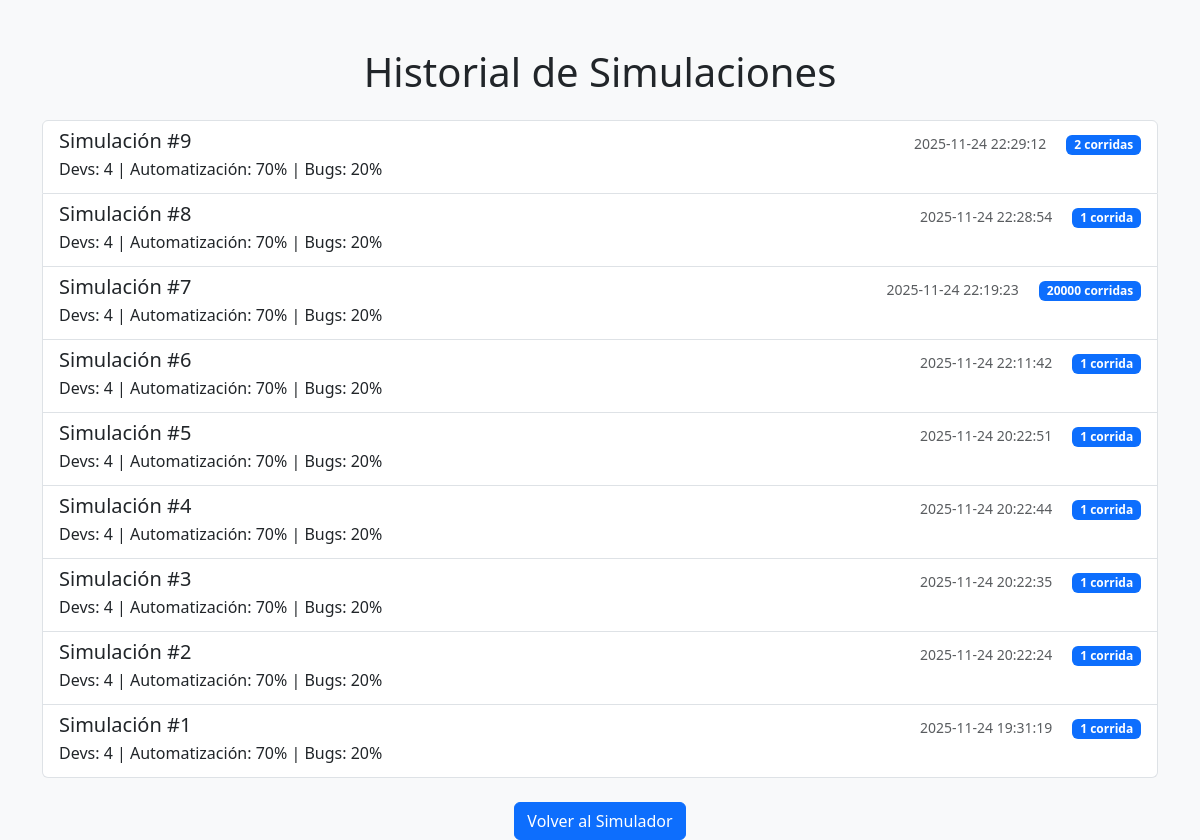
Before: /history with the older database file.
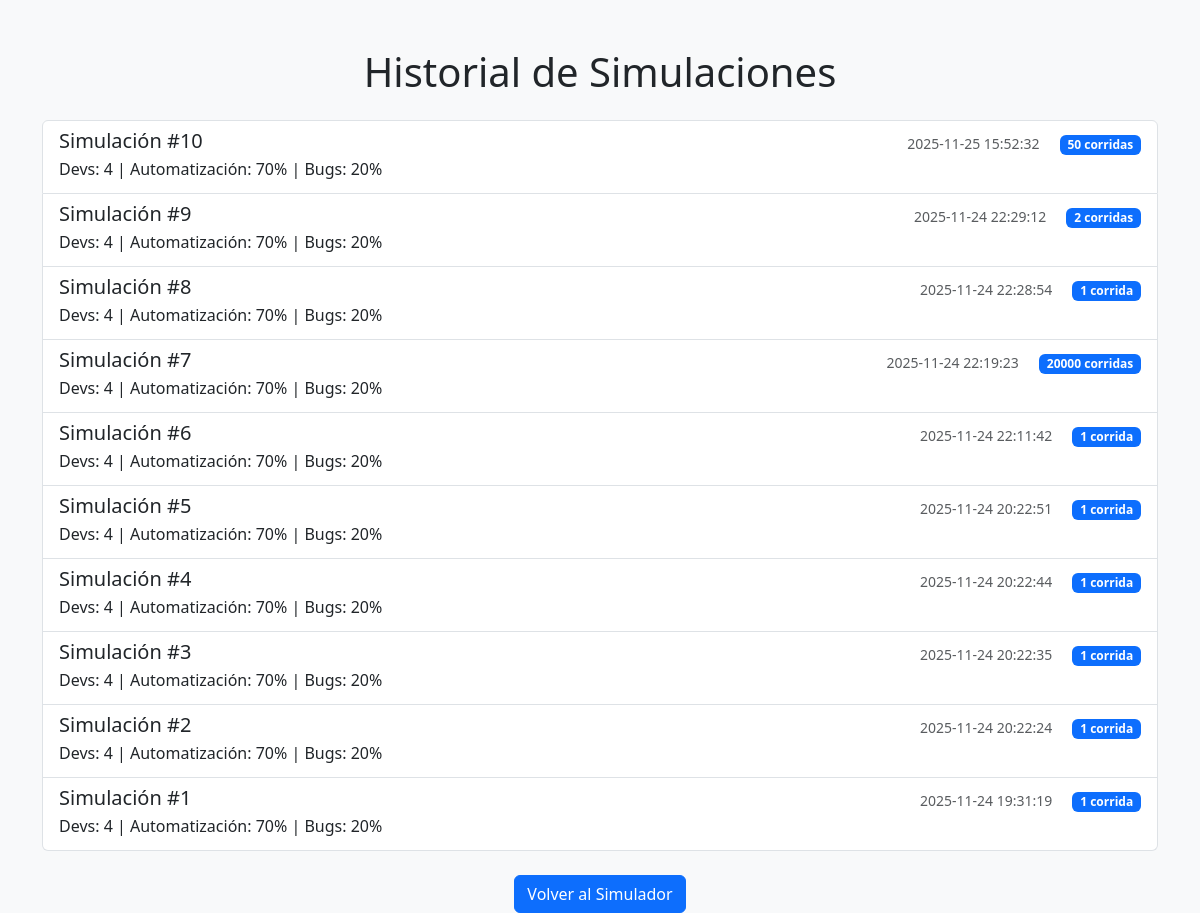
After: the same page with the newer database file.
### tables this page shows
CREATE TABLE simulations (
            id INTEGER PRIMARY KEY AUTOINCREMENT,
            timestamp TEXT,
            params TEXT,
            results TEXT
        , batch_size INTEGER DEFAULT 1, results_summary TEXT);

### app.py (the view)
@app.route('/history')
def history():
    simulations = get_simulations()
    return render_template('history.html', simulations=simulations)

### database.py (called while the page is built)
def get_conn():
    conn = sqlite3.connect(DATABASE_PATH)
    conn.row_factory = sqlite3.Row
    return conn

def get_simulations():
    conn = get_conn()
    cur = conn.cursor()
    cur.execute('SELECT id, timestamp, params, batch_size FROM simulations ORDER BY timestamp DESC LIMIT 30')
    rows = cur.fetchall()
    conn.close()
    simulations = []
    for row in rows:
        sim = dict(row)
        sim['params'] = json.loads(sim['params'])
        simulations.append(sim)
    return simulations

### templates/history.html (shortened to what this page needs)
<!DOCTYPE html>
<html>
<head>
    <link href="https://cdn.jsdelivr.net/npm/bootstrap@5.3.3/dist/css/bootstrap.min.css" rel="stylesheet">
</head>
<body class="bg-light">
<div class="container mt-5">
    <h1 class="text-center mb-4">Historial de Simulaciones</h1>
    <div class="list-group">
        {% for sim in simulations %}
        <a href="{{ url_for('results', sim_id=sim.id) }}" class="list-group-item list-group-item-action">
			<div class="d-flex w-100 justify-content-between align-items-center">
				<h5 class="mb-1">Simulación #{{ sim.id }}</h5>
				<div>
					<small class="text-muted me-3">{{ sim.timestamp[:19]|replace('T', ' ') }}</small>
					<span class="badge bg-primary">
						{{ sim.batch_size }} corrida{{ 's' if sim.batch_size != 1 else '' }}
					</span>
				</div>
			</div>
            <p class="mb-1">
				Devs: {{ sim.params['num_developers'] }} |
				Automatización: {{ (sim.params['automation_level']|float * 100)|int }}% |
				Bugs: {{ (sim.params['bug_probability']|float * 100)|int }}%
            </p>
        </a>
        {% endfor %}
    </div>
    <div class="text-center mt-4">
        <a href="/" class="btn btn-primary">Volver al Simulador</a>
    </div>
</div>
</body>
</html>

Changed rows visible on the page:
added simulations: id "10", timestamp "2025-11-25 15:52:32", batch_size "50", batch_size "s", params.num_developers "4", params "70", params "20"
